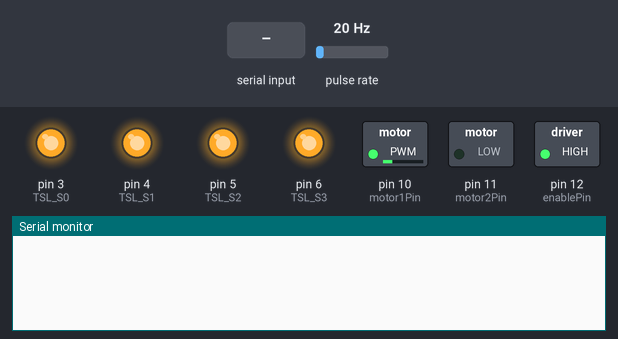
Simulated run of this sketch. Board: Arduino Uno, built with avr-gcc and run on an emulated ATmega328P. On the bench: switched loads named in the sketch (green lamp = pin HIGH), output pins drawn as LEDs (lit = HIGH), the last lines printed to the serial monitor. Wiring (inferred from the names in the program): pulse sensor: data pin 2. The inputs (shaded band) are chosen by the test bench; at power-on: pulse rate 20 Hz. EEPROM starts erased.

Above: at 1.2 s.
1.3 s: "config?\n" received over Serial
At 2.5 s:
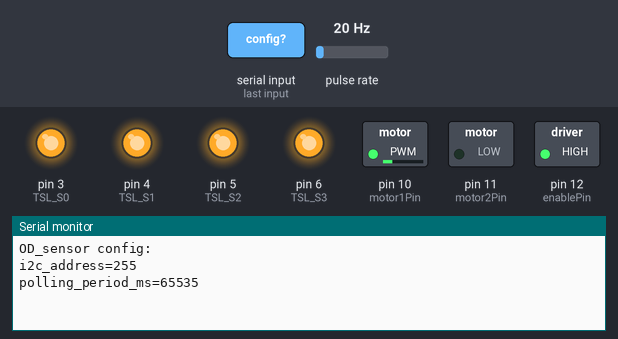
2.8 s: "polling_period_ms=\n" received over Serial
At 3.6 s:
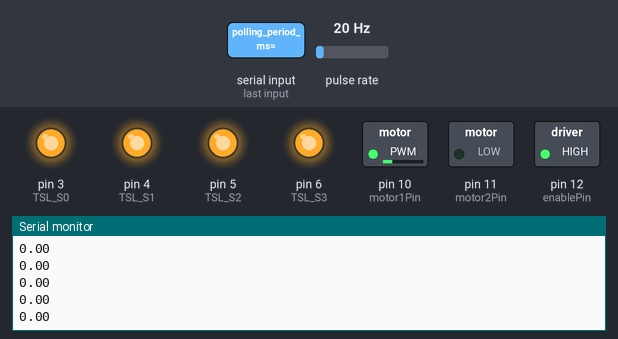
4.3 s: "freq?\n" received over Serial
Timing chart, 0 to 7.3 s (numbered marks = the images above; inputs shaded):
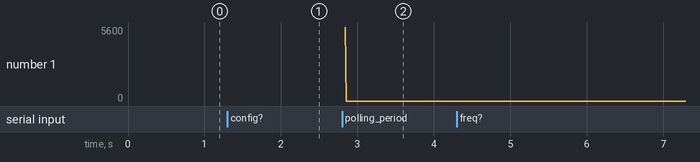

The sketch:

OD_sensor.ino
```cpp
// slave code
#include <Wire.h>
#include <avr/eeprom.h>

#define TSL_FREQ_PIN 2 // output use digital pin2 for interrupt
#define TSL_S0 3
#define TSL_S1 4
#define TSL_S2 5
#define TSL_S3 6

uint32_t pulse_cnt = 0;
uint32_t cur_tm   = millis();
uint32_t pre_tm = cur_tm;
uint16_t tm_diff = 0;
int16_t freq_mult = 100;
int16_t calc_sensitivity = 10;
float freq_ = 0.0;

const int16_t motor1Pin = 10;    // H-bridge leg 1 (pin 5, 1A)
const int16_t motor2Pin = 11;    // H-bridge leg 2 (pin 7, 2A)
const int16_t enablePin = 12;    // H-bridge enable pin (pin 6)
int16_t per=23;
int16_t Int=0;

uint8_t i2c_address_;
uint16_t polling_period_ms_;
char buffer[100];
int32_t last_update = 0;

uint16_t EEPROM_I2C_ADDRESS = 0;
uint16_t EEPROM_POLLING_PERIOD_MS = EEPROM_I2C_ADDRESS+sizeof(i2c_address_);

void handleRequest() {
  Wire.write((uint8_t*)&freq_, 4);
}

void setup() {
  i2c_address_ = eeprom_read_byte((uint8_t*)EEPROM_I2C_ADDRESS);
  polling_period_ms_ = eeprom_read_word((uint16_t*)EEPROM_POLLING_PERIOD_MS);
  Serial.begin(9600);
  Wire.begin(i2c_address_);
  Wire.onRequest(handleRequest);

  // attach interrupt to pin2, send output pin of TSL230R to arduino 2
  // call handler on each rising pulse
  attachInterrupt(0, add_pulse, RISING);

  pinMode(TSL_FREQ_PIN, INPUT);
  pinMode(TSL_S0, OUTPUT);
  pinMode(TSL_S1, OUTPUT);
  pinMode(TSL_S2, OUTPUT);
  pinMode(TSL_S3, OUTPUT);

  // 1x sensitivity,
  // divide-by-100 scaling

  digitalWrite(TSL_S0, HIGH);
  digitalWrite(TSL_S1, HIGH);
  digitalWrite(TSL_S2, HIGH);
  digitalWrite(TSL_S3, HIGH);

  pinMode(motor1Pin, OUTPUT);
  pinMode(motor2Pin, OUTPUT);
  pinMode(enablePin, OUTPUT);
  digitalWrite(enablePin, HIGH);
  //val=per*(255./100.);
  //Int=val;
  Int=(per*255/100);
  analogWrite(motor1Pin, Int);  // set leg 1 of the H-bridge high
  digitalWrite(motor2Pin, LOW);   // set leg 2 of the H-bridge low
}

void add_pulse() {
  pulse_cnt++;
  return;
}

void update_tsl_freq() {
  // we have to scale out the frequency --
  // Scaling on the TSL230R requires us to multiply by a factor
  // to get actual frequency
  freq_ = (float)(pulse_cnt * freq_mult);
  Serial.println(freq_);

  // reset the pulse counter
  pulse_cnt = 0;
}

void config() {
  Serial.println("OD_sensor config:");
  print_i2c_address();
  print_polling_period_ms();
}

void print_i2c_address() {
  Serial.print("i2c_address=");
  Serial.println(i2c_address_);
}

void print_polling_period_ms() {
  Serial.print("polling_period_ms=");
  Serial.println(polling_period_ms_);
}

void print_freq() {
  Serial.print("freq=");
  Serial.println(freq_);
}

void loop() {
  // check the value of the light sensor every polling_period_ms_
  // calculate how much time has passed
  pre_tm = cur_tm;
  cur_tm = millis();
  if( cur_tm > pre_tm ) {
    tm_diff += cur_tm - pre_tm;
  } else if( cur_tm < pre_tm ) {
    // handle overflow and rollover (Arduino 011)
    tm_diff += ( cur_tm + ( 34359737 - pre_tm ));
  }

  // if enough time has passed to do a new reading...
  if( tm_diff >= polling_period_ms_ ) {
    // re-set the ms counter
    tm_diff = 0;

    // update our current frequency reading
    update_tsl_freq();
  }

  if(Serial.available()) {
    byte len = Serial.readBytesUntil('\n', buffer, sizeof(buffer));
    buffer[len]=0;
    char* substr;
    substr = strstr(buffer, "config?");
    if(substr) {
      config();
      return;
    }

    substr = strstr(buffer, "i2c_address?");
    if(substr) {
      print_i2c_address();
      return;
    }

    substr = strstr(buffer, "i2c_address=");
    if(substr) {
      i2c_address_ = atoi(substr+sizeof("i2c_address=")-1);
      eeprom_write_byte((uint8_t*)EEPROM_I2C_ADDRESS, i2c_address_);
      print_i2c_address();
      return;
    }

    substr = strstr(buffer, "polling_period_ms?");
    if(substr) {
      print_polling_period_ms();
      return;
    }

    substr = strstr(buffer, "polling_period_ms=");
    if(substr) {
      polling_period_ms_ = atoi(substr+sizeof("polling_period_ms=")-1);
      eeprom_write_word((uint16_t*)EEPROM_POLLING_PERIOD_MS, polling_period_ms_);
      print_polling_period_ms();
      return;
    }

    substr = strstr(buffer, "freq?");
    if(substr) {
      print_freq();
      return;
    }

    Serial.println("unrecognized command");
  }
}
```

Measured:
- after the input at 1.3 s, the serial monitor: prints a new line at once (image 1)
- after the input at 2.8 s, the serial monitor: prints a new line at once (image 2)
